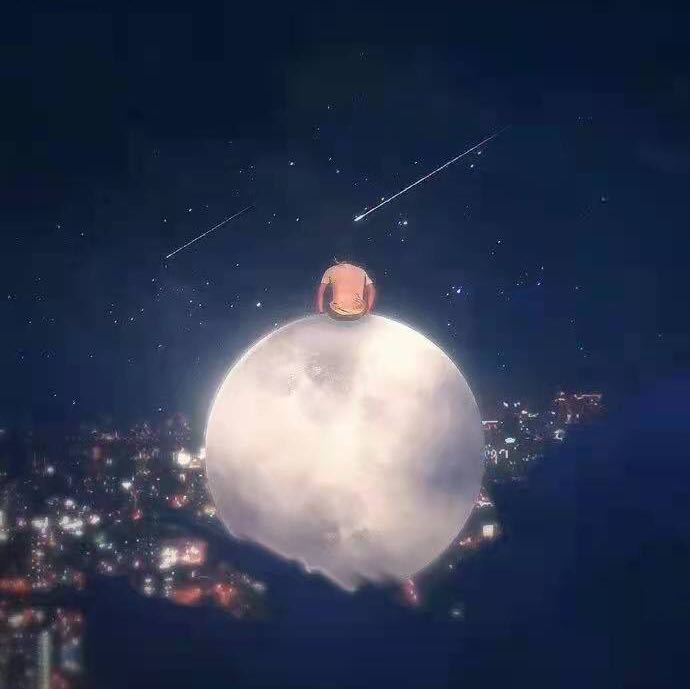
#> input picture PyProjects/cvpy/形态学/demo2/1.jpg, 690 x 689 px
$ python __init__.py
#> lines starting #> are read from the running program, lines starting #| are printed output that depends on the picture
# Canny边缘检测
import cv2
from matplotlib import pyplot as plt
import numpy as np

myavatar = cv2.imread("1.jpg", 0)
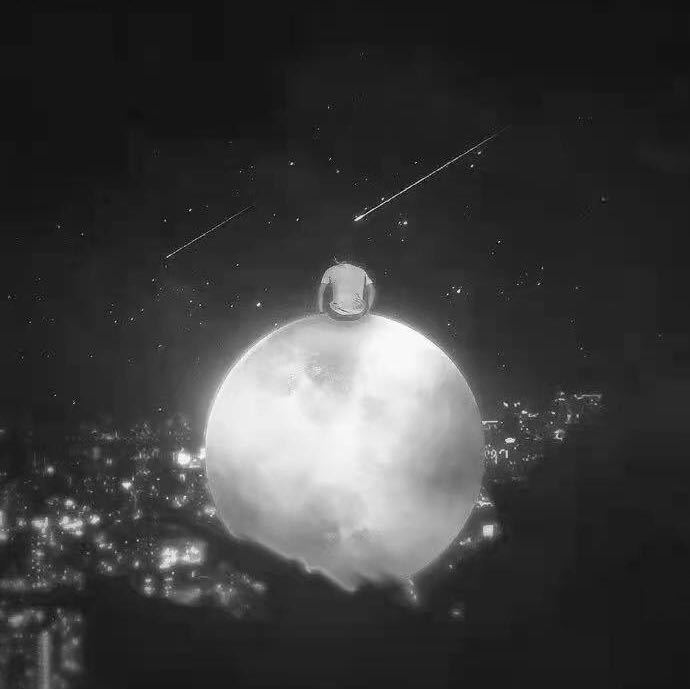
#> myavatar: shape (689, 690); min 0, max 255, mean 59.6
# 参数：灰度图；较小的阈值将间段的边缘连接起来；较大的边缘检测图像中明显的边缘
a = cv2.Canny(myavatar,0,100)
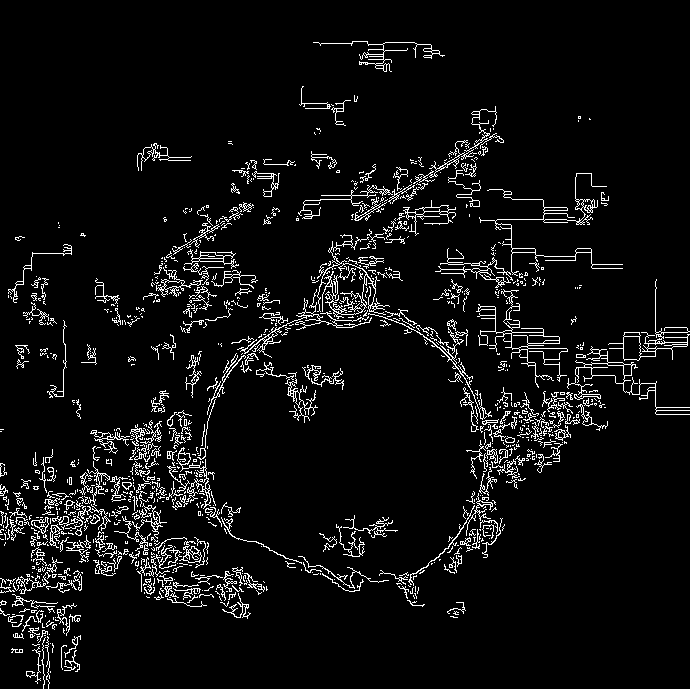
#> a: shape (689, 690); 5.7% white in thin lines or dots
cv2.imshow("image", a)
cv2.waitKey(0)
